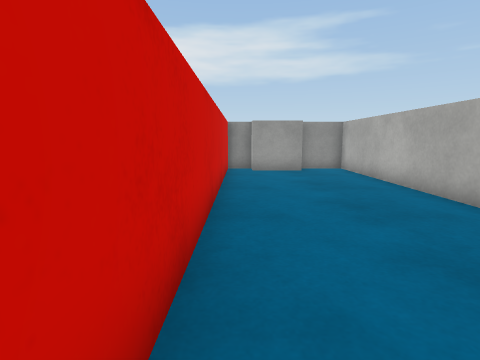
view 1 (above)

19 first-person views from a walk through a 3-D level made in the Unity game engine. The camera is 0.62 m above the floor, tilts 8° down and sees 80° across. The floor is counted in squares, 0.5 m on a side. Each view is taken from the middle of a square. On the plan, view 1 faces up. The plan holds only what a view shows up to about 13 squares ahead; the rest is blank. Surface patterns are stand-ins for the level's own textures.

view 2
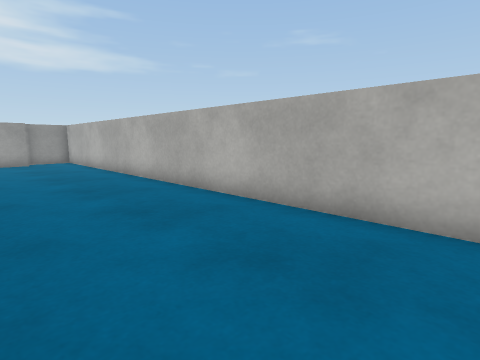

view 3
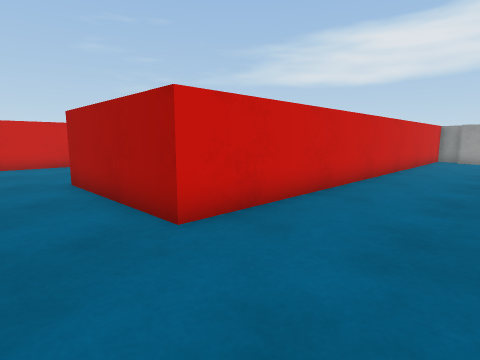

view 4
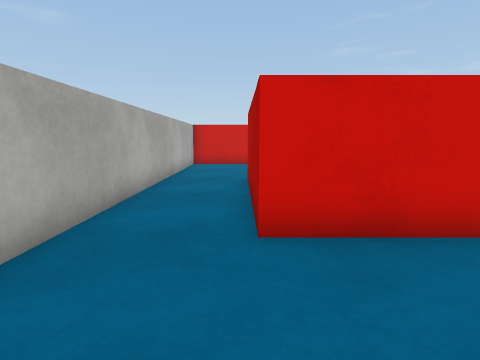

view 5
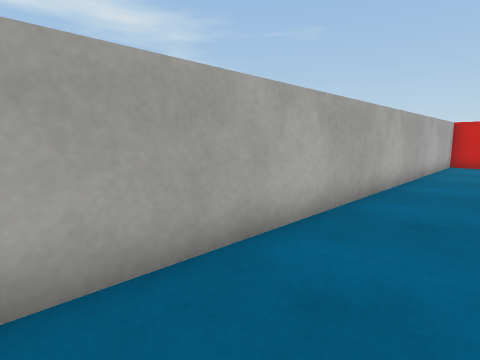

view 6
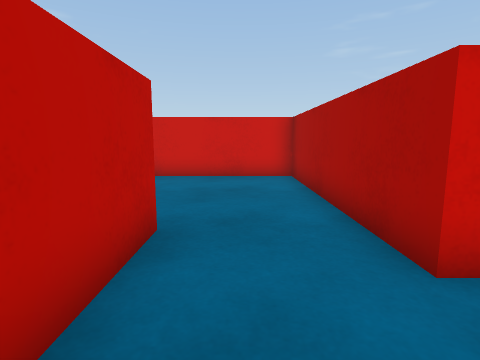

view 7
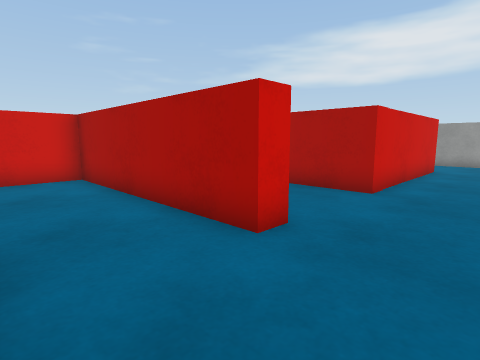

view 8
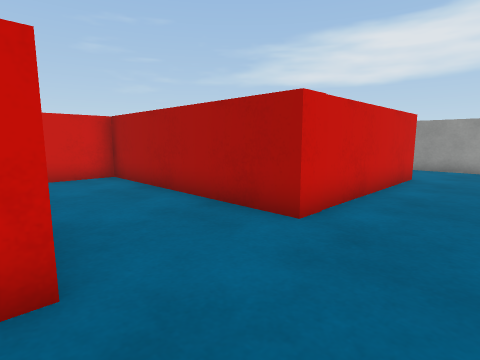

view 9
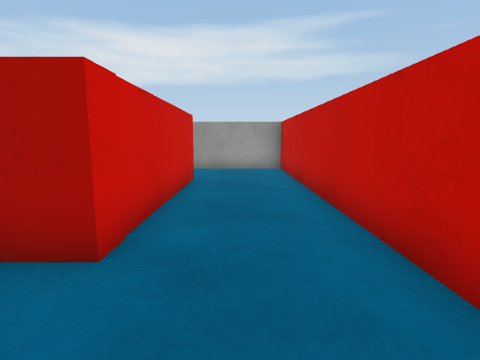

view 10
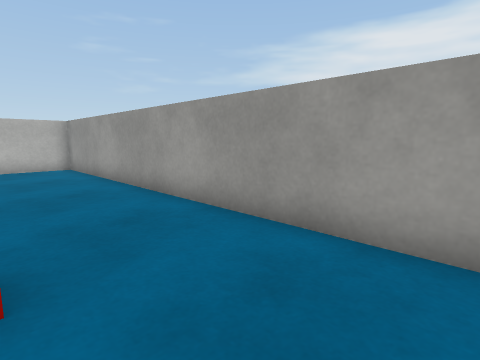

view 11
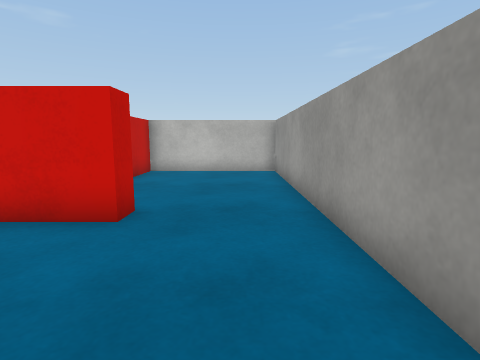

view 12
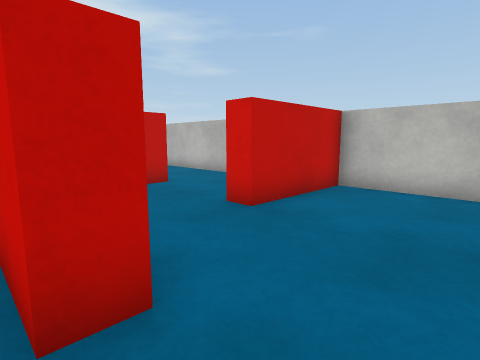

view 13
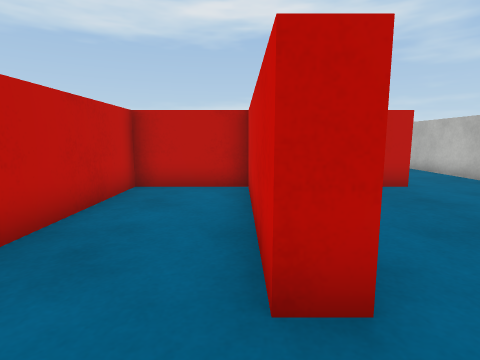

view 14
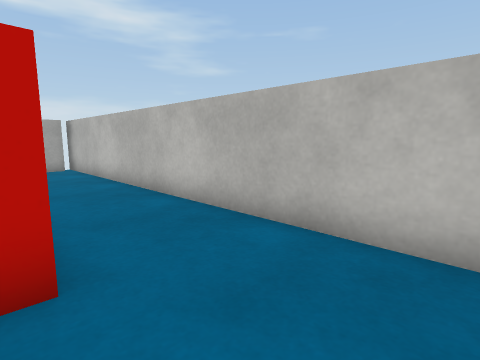

view 15
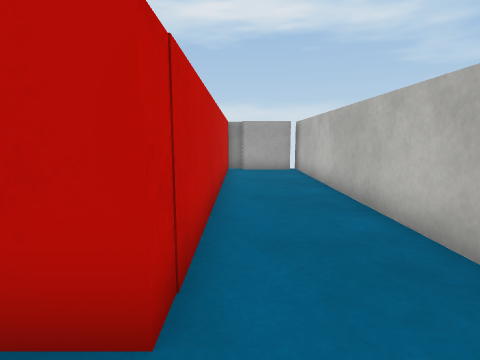

view 16
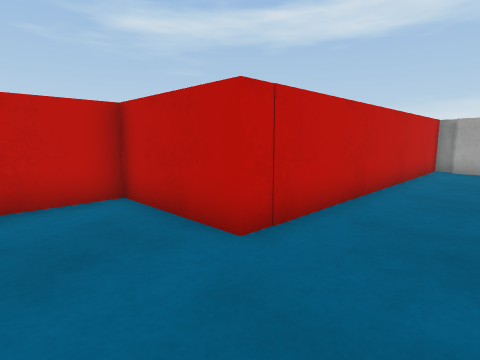

view 17
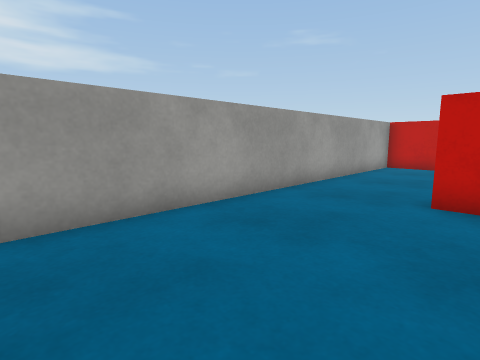

view 18
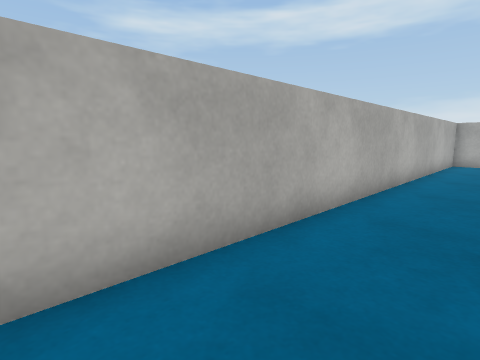

view 19
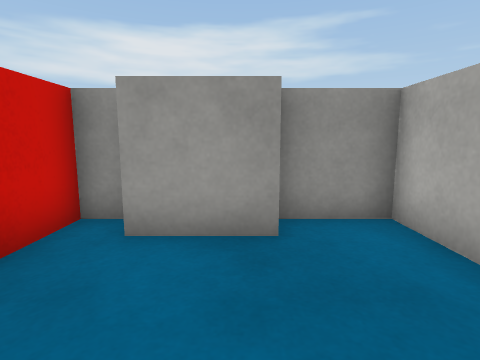

### Floor plan
Points are (right, up) in squares from view 1. A wall is a line through its corners. A room is listed if a view was taken in it or the views show most of it. See-through windows are left out.
Room 1 (views 1, 2, 3, 4, 5, 6, 7, 8, 9, 10, 11, 12, 13, 14, 15, 16, 17, 18, 19)
walls: (-4.4, 4) (-4.4, 2.8) (-11.8, 2.8) (-11.8, 0.9); (-4.4, -0.5) (-4.4, -1.2) (-11.8, -1.2) (-11.8, -7.4) (4.4, -7.4) (4.4, 12.4) (2.5, 12.4); (-1.2, 1.9) (-1.2, 12.4) (-15.4, 12.4) (-15.4, 7.4) (-14.9, 7.4); (-8.9, 3.4) (-8.9, 4.1); (-15.4, 5.9) (-15.4, -7.2); (0.5, 12.4) (-0.5, 12.4) (-0.5, -4.8) (-2, -4.8); (-13.1, -7.4) (-12.5, -7.4) (-12.5, 3.5) (-5.2, 3.5) (-5.2, 4.1)
objects: block (-15, -8) to (-14, -8); block (1, 13) to (2, 13)

Where each view was taken, in squares from view 1:
view 1: 0 up, 0 right, facing up
view 2: 5 down, 0 right, facing up-right
view 3: 7 down, 3 right, facing up-left
view 4: 5 down, 3 right, facing left
view 5: 5 down, 4 right, facing down-left
view 6: 3 down, 2 left, facing left
view 7: 4 down, 2 left, facing up-left
view 8: 1 down, 2 left, facing up-left
view 9: 0 up, 3 left, facing up
view 10: 9 up, 2 left, facing up-left
view 11: 11 up, 4 left, facing left
view 12: 11 up, 8 left, facing down-left
view 13: 11 up, 8 left, facing down
view 14: 6 up, 12 left, facing down-left
view 15: 5 up, 13 left, facing down
view 16: 6 up, 15 left, facing down-right
view 17: 8 up, 15 left, facing up-right
view 18: 9 up, 2 right, facing down-right
view 19: 8 up, 2 right, facing up
